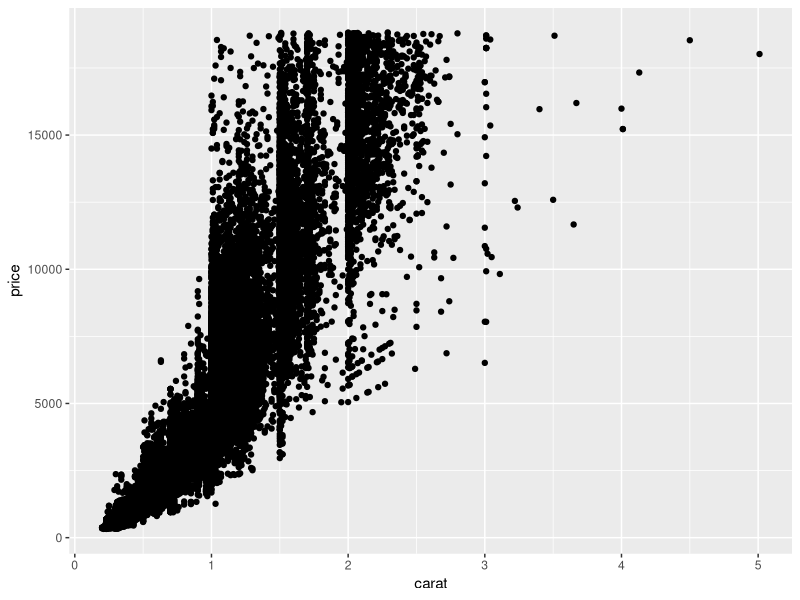
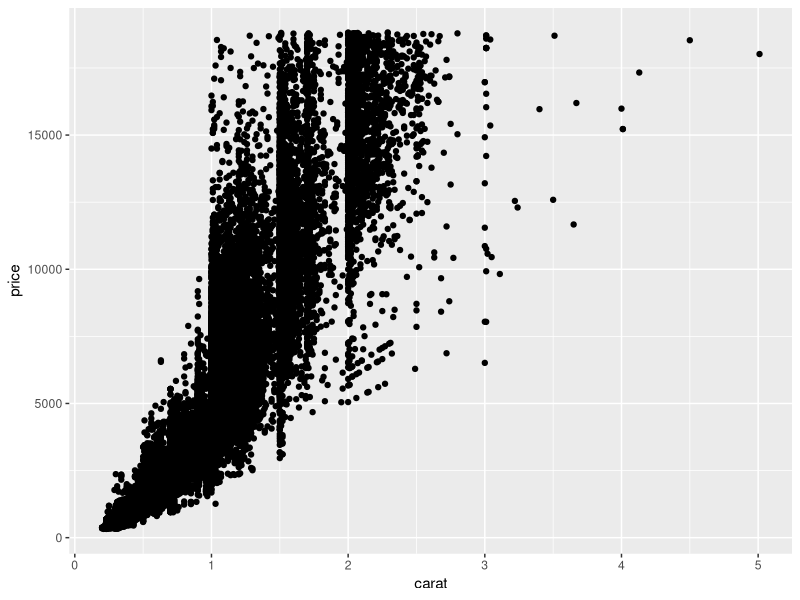
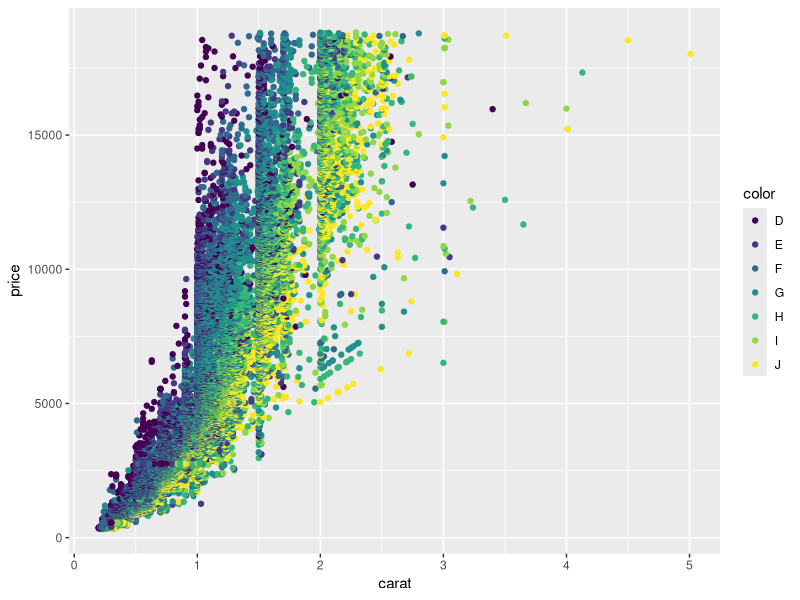
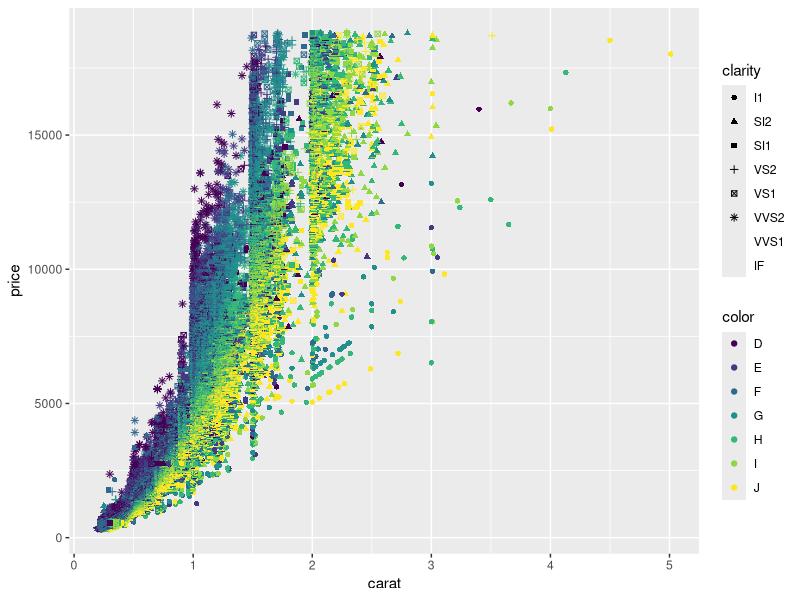
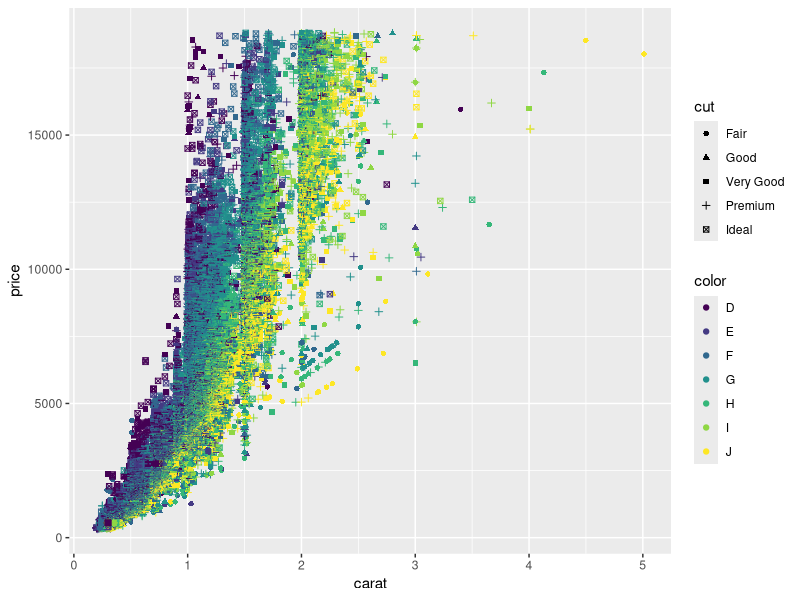

These charts were generated, in order, by the following R code:
require(ggplot2)
ggplot(diamonds, aes(x = carat, y = price)) + geom_point()
g <- ggplot(diamonds, aes(x = carat, y = price))
g + geom_point()
g + geom_point(aes(color = color))
g + geom_point(aes(color = color, shape = clarity))
g + geom_point(aes(color = color, shape = cut))
